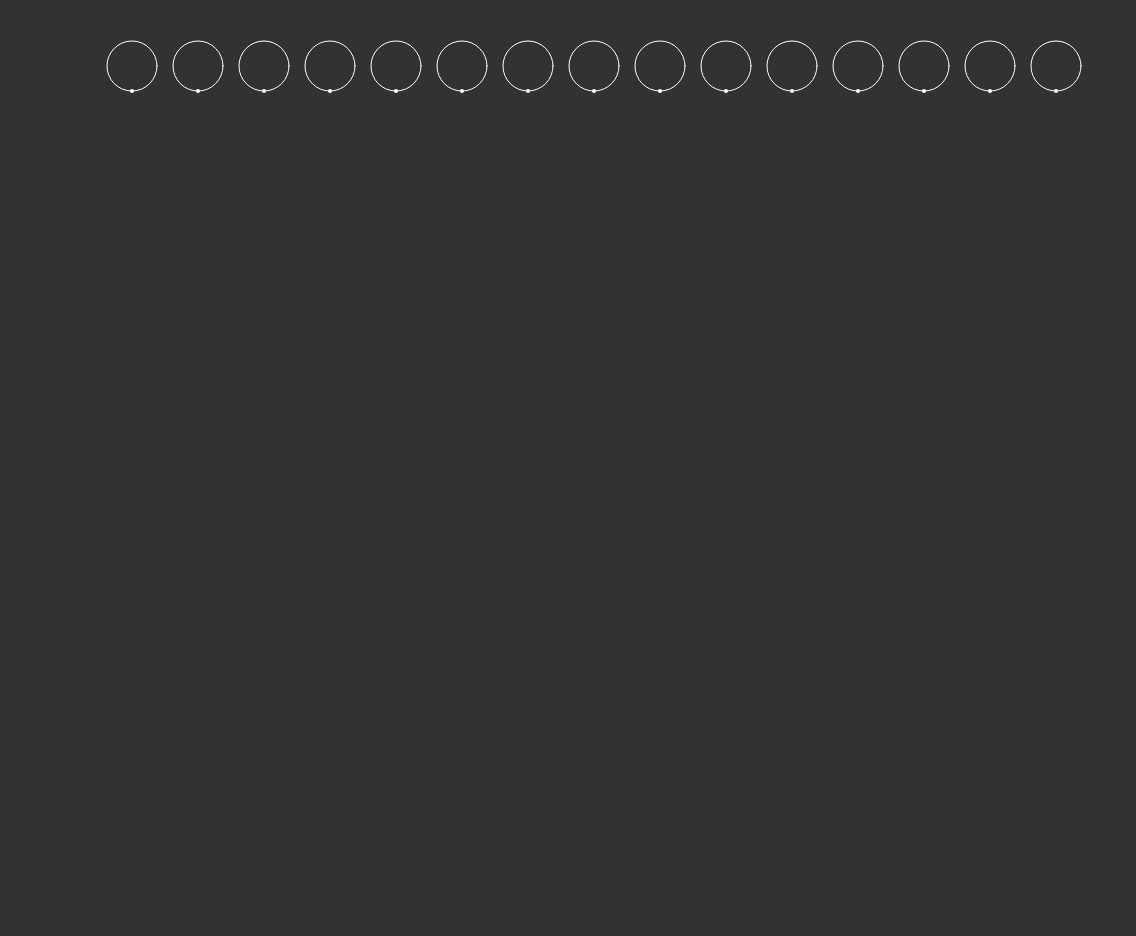
Frame 1 (no input)
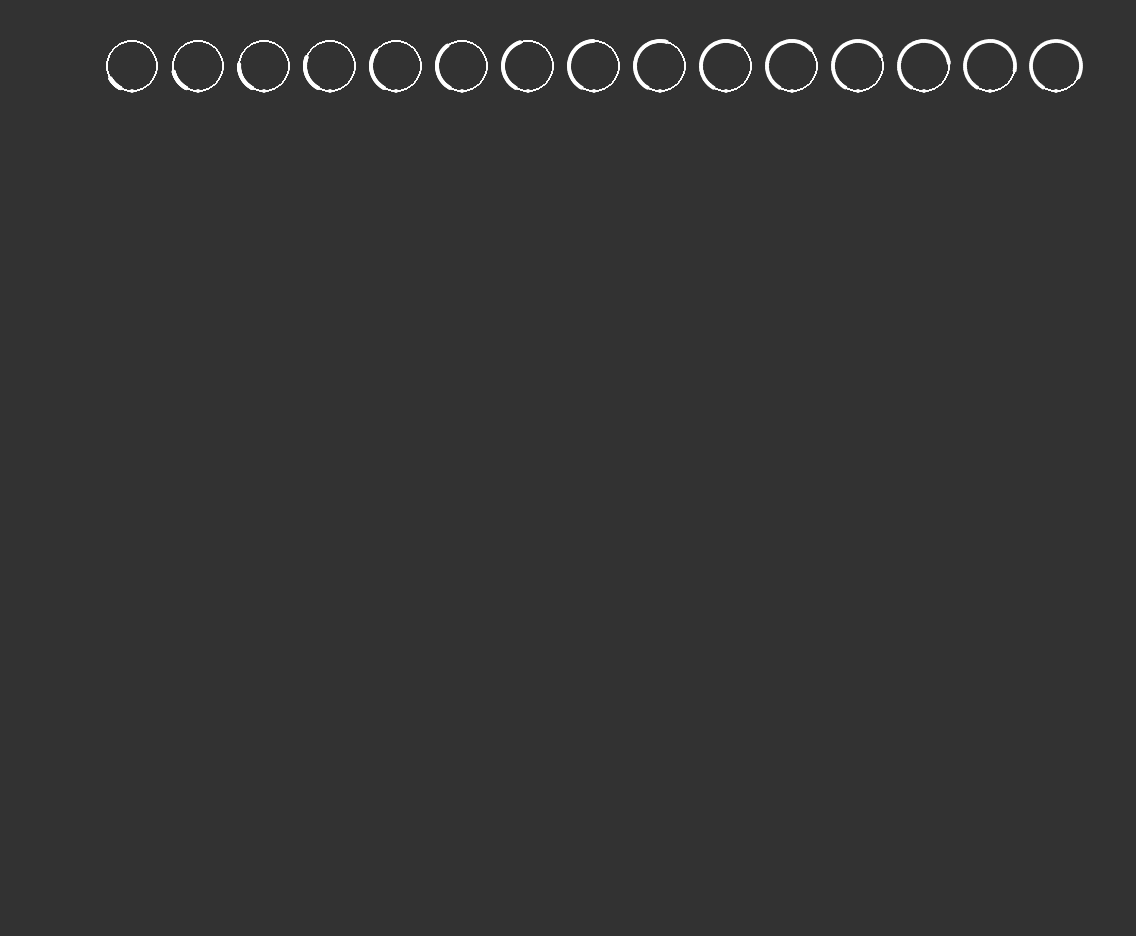
Frame 60 (no input)
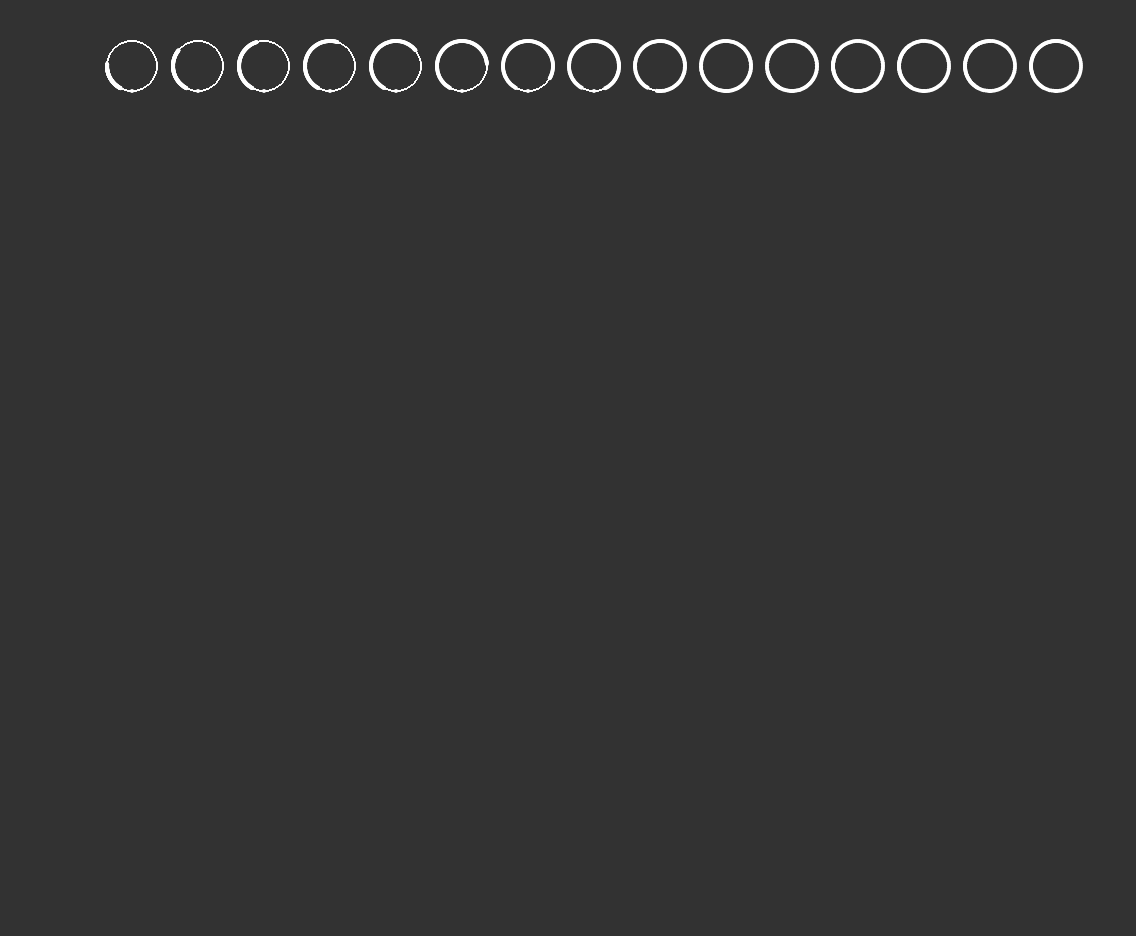
Frame 120 (the mouse pressed at the canvas centre since frame 60)

The p5.js sketch that drew these frames (run headless with seeded random() and noise() and a simulated clock; from frame 60 on, the mouse is pressed at the canvas centre):

// p5.js sketch
// ── sketch.js
let s = 50;
let xcircs = [];
let ycircs = [];

function setup() {
    createCanvas(windowWidth-64, windowHeight-64);
    background(50);
    
    for (let x=1; x+1<width/(s+16); x++) {
        xcircs[x] = new Circle(x, 1, x/200);
    }
    
    for (let y=1; y+16<width/(s+16); y++) {
        ycircs[y] = new Circle(1, y, y/200);
    }
    
    noFill();
    stroke(255);

}

function draw() {

    for (let i=2; i<xcircs.length; i++) {
        
        xcircs[i].show();
        xcircs[i].rotate();
        xcircs[i].curve(ycircs);
        
    }
    for (let i=2; i<ycircs.length; i++) {
        
        ycircs[i].show();
        ycircs[i].rotate();
        
    }
}

class Circle {
    
    constructor(x, y, speed) {
        this.x = x * (s + 16);
        this.y = y * (s + 16);
        this.speed = speed;
        
        this.dx = this.x;
        this.dy = this.y + s/2;
        this.ang = 90;
        this.r = s/2;
        
    }
    
    show() {
        strokeWeight(1);
        ellipse(this.x, this.y, s, s);
        strokeWeight(4);
        point(this.dx, this.dy);
    }
    
    rotate() {
        this.ang += this.speed;
        
        this.dx = this.r * cos(this.ang) + this.x;
        this.dy = this.r * sin(this.ang) + this.y;
        
    }
    
    curve(cArray) {
        strokeWeight(1);
        for (let i=2; i<cArray.length; i++) {
            
            point(this.dx, cArray[i].dy);
            
        }
        
    }
    
}
